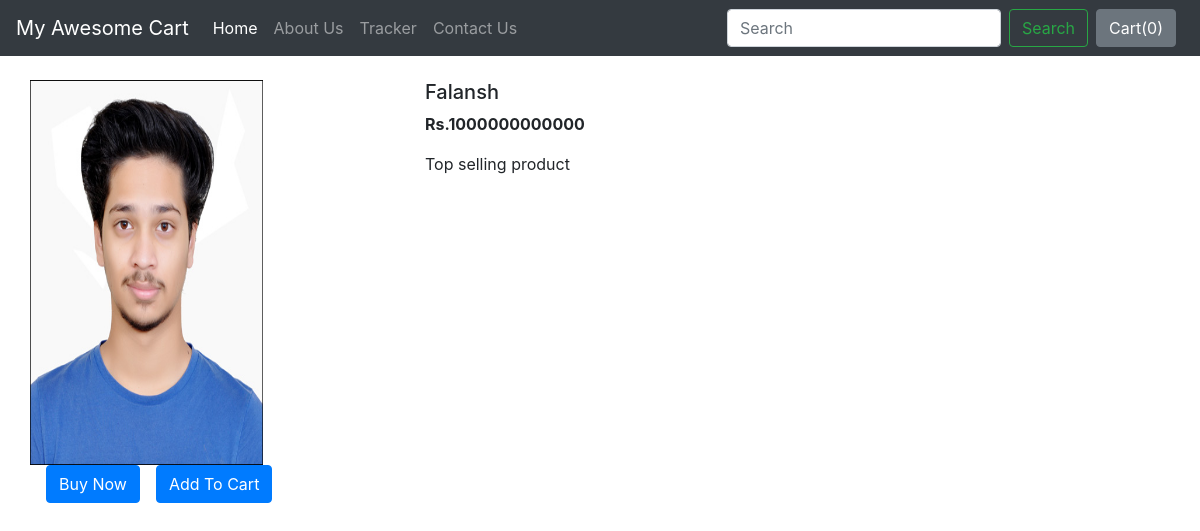
Page /shop/products/3 on the earlier database version.
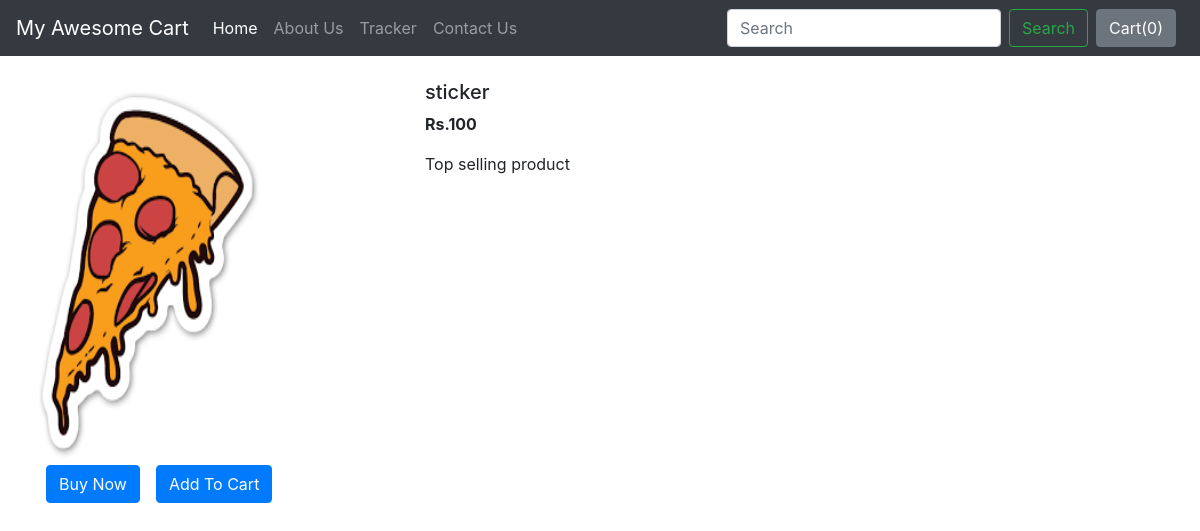
Same page on the later database version.
### shop/views.py (the view)
# urls.py: path("products/<int:myid>", views.productView, name="ProductView"),
def productView(request, myid):
    product = Product.objects.filter(id=myid)
    return render(request, 'shop/prodView.html', {'product':product[0]})

### shop/templates/shop/prodView.html (shortened to what this page needs)
{% extends 'shop/base.html' %}
{% block body %}
<div class="container my-4">
    <div class="row">
    <div class="col-md-4">
    <div class="row">
        <img src="/media/{{product.image}}" width="233px" height="385px">
    </div>
        <div class="row">
            <button class="btn btn-primary mx-3">Buy Now</button>
            <button class="btn btn-primary">Add To Cart</button>
        </div>
    </div>
    <div class="col-md-8">
        <h5>{{product.product_name}}</h5>
        <p><b>Rs.{{product.price}} </b></p>
        <p>{{product.desc}}</p>
    </div>
    </div>
</div>
{% endblock %}

### shop/templates/shop/base.html (shortened to what this page needs)
<!doctype html>
<html lang="en">
  <head>
    <link rel="stylesheet" href="https://stackpath.bootstrapcdn.com/bootstrap/4.2.1/css/bootstrap.min.css">
  </head>
  <body>
    <nav class="navbar navbar-expand-lg navbar-dark bg-dark">
  <a class="navbar-brand" href="/shop">My Awesome Cart</a>
  <div class="collapse navbar-collapse" id="navbarSupportedContent">
    <ul class="navbar-nav mr-auto">
      <li class="nav-item active">
        <a class="nav-link" href="/shop">Home <span class="sr-only">(current)</span></a>
      </li>
      <li class="nav-item">
        <a class="nav-link" href="/shop/about">About Us</a>
      </li>
      <li class="nav-item">
        <a class="nav-link" href="/shop/tracker">Tracker</a>
      </li>
      <li class="nav-item">
        <a class="nav-link" href="/shop/contact">Contact Us</a>
      </li>
    </ul>
    <form class="form-inline my-2 my-lg-0">
      <input class="form-control mr-sm-2" type="search" placeholder="Search" aria-label="Search">
      <button class="btn btn-outline-success my-2 my-sm-0" type="submit">Search</button>
    </form>
    <button type="button" class="btn btn-secondary mx-2" id="popcart" data-container="body" data-toggle="popover" data-placement="bottom" data-html="true" data-content="Vivamus
sagittis lacus vel augue laoreet rutrum faucibus.">
  Cart(<span id="cart">0</span>)
</button>
  </div>
</nav>
  {% block body %} {% endblock %}
  </body>
</html>

Differences in the rows shown:
changed Product "Top selling product": image: a different picture; product_name "Falansh" → "sticker"; price "1000000000000" → "100"
